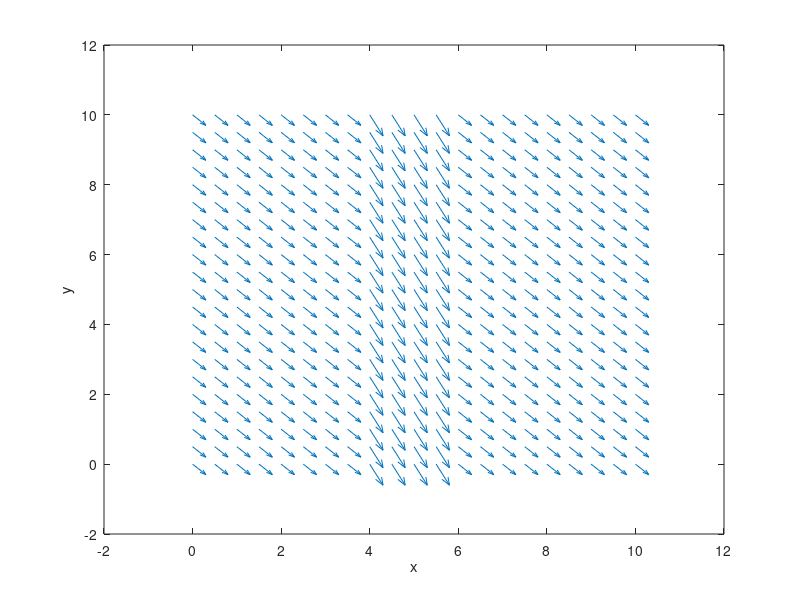

MATLAB code for this plot:
clear all;
clc;

%% Setting constants
d_sam=5;
plot_mag=1;

a=4;
b=6;
mu0=1;
mur=2;
xlim=10;
ylim=10;
Nx=100;
Ny=100;
Bext=5;
Bth=pi/4;

dx=xlim/Nx;
dy=ylim/Ny;

%% Initial settings
Bx = zeros(Ny+1, Nx+1);
By = zeros(Ny+1, Nx+1);

for i = 1:a/dx
    for j = 1:Ny+1
        Bx(j, i) = Bext * cos(Bth);
        By(j, i) = -Bext * sin(Bth);
    end
end

for i = b/dx+1:Nx+1
    for j = 1:Ny+1
        Bx(j, i) = Bext * cos(Bth);
        By(j, i) = -Bext * sin(Bth);
    end
end

%% Calculate
for i = a/dx+1:b/dx
    for j = 1:Ny+1
        Bx(j, i) = Bext * cos(Bth);
        By(j, i) = -mur * Bext * sin(Bth);
    end
end

%% Plot
x = 0:dx:xlim;
y = 0:dy:ylim;

quiver(x(1:d_sam:Nx+1),y(1:d_sam:Ny+1),Bx(1:d_sam:Ny+1,1:d_sam:Nx+1),By(1:d_sam:Ny+1, 1:d_sam:Nx+1), plot_mag)
xlabel('x')
ylabel('y')
axis([-2 12 -2 12])